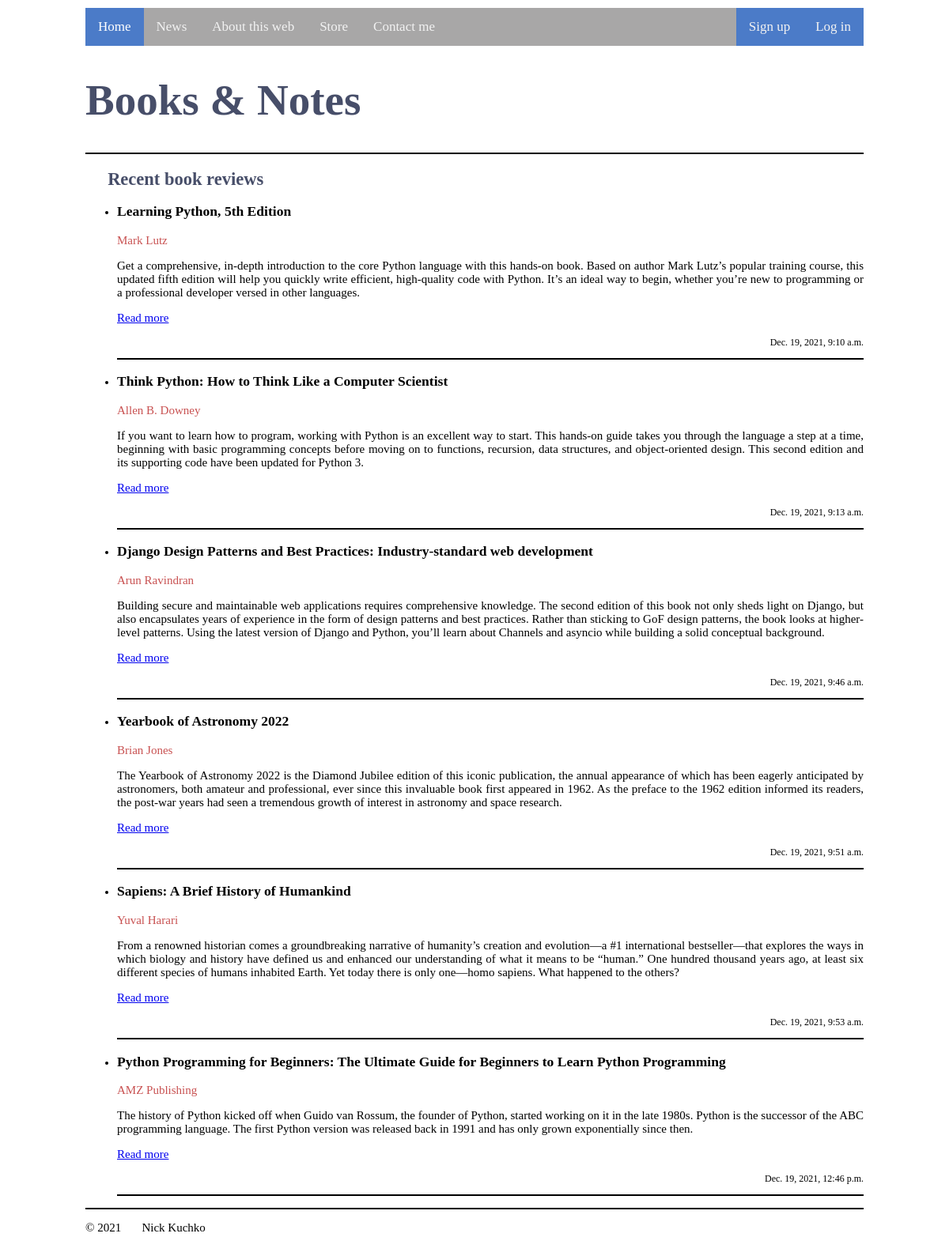
The page / on the database its author committed.
### app1/models.py (models this page shows, shortened)
class Book(models.Model):
    title = models.CharField(max_length=100)
    author = models.CharField(max_length=25, null=True)
    content = models.TextField(max_length=500, null=True)
    review = models.TextField(max_length=2500, null=True)
    photo = models.ImageField(upload_to="photos/%Y/%m/%d/")
    price = models.DecimalField(max_digits=6, decimal_places=2, null=True)
    time_create = models.DateTimeField(auto_now_add=True)
    time_update = models.DateTimeField(auto_now=True)
    is_published = models.BooleanField(default=True)
    slug = models.SlugField(max_length=255, unique=True, db_index=True, verbose_name="URL")
    def get_absolute_url(self):      # this function returns url according to path in urls.py
        return reverse('post', kwargs={'post_slug': self.slug})

### app1/views.py (the view)
# urls.py: path('', index, name='home'),
def index(request):
    posts = Book.objects.all()
    context = {
        'posts': posts,
        'menu': menu,
        'title': "Main"
    }
    return render(request, 'app1/index.html', context=context)

### app1/templates/app1/index.html (shortened to what this page needs)
{% load static %}
<!DOCTYPE html>
<html>
<head>
    <link type="text/css" href="{% static 'app1/css/styles.css' %}" rel="stylesheet" />
</head>
<body>
<header>
    <div class="topnav">
        <a class="active" href="{% url 'home' %}">Home</a>
            {% for m in menu %}
            <a href="{% url m.url_name %}">{{ m.title }}</a>
            {% endfor %}
        {% if user.is_authenticated %}
            <div class="authorisation">
            <a href="{% url 'logout' %}">Logout</a> <a href="#">Welcome, {{user.username}}</a>
            </div>
        {% else %}
            <div class="authorisation">
                <a href="{% url 'register' %}">Sign up</a> <a href="{% url 'login' %}">Log in</a>
            </div>
        {% endif %}
    </div>
    <h1>Books & Notes</h1>
    <hr>
</header>
<h2 class="Reviews"> &nbsp&nbsp&nbsp&nbsp Recent book reviews</h2>
<div class="Main1">
    <ul>
    {% for p in posts %}
    <li>
        <h3>{{ p.title }}</h3>
            <div class="author">
                <p>{{ p.author }}</p>
            </div>
        <p>{{ p.content }}</p>
			<p class="link-read-post"><a href="{{ p.get_absolute_url }}">Read more</a></p>
        <div class="date">
            <p>{{ p.time_create }}</p>
        </div>
        <hr>
    </li>
    {% endfor %}
</ul>
</div>
    <footer>
        <hr>
        <p> &copy 2021 &nbsp&nbsp&nbsp&nbsp&nbsp Nick Kuchko</p>
    </footer>
</body>
</html>

### app1/static/app1/css/styles.css (style rules this page uses)
body { padding: 2px 100px; font-size: 15px; }
h1 { margin-bottom: 35px; font-size: 55px; color: #474E69; }
h2 { margin-bottom: 100px; color: #474E69; }
.topnav { background-color: #a8a7a7; overflow: hidden; }
.topnav a { float: left; color: #f2f2f2; text-align: center; padding: 14px 16px; text-decoration: none; font-size: 17px; }
.topnav a.active { background-color: #4b7bc8; color: white; }
.authorisation { float: right; background-color: #4b7bc8; }
.Reviews { margin-bottom: 10px; color: #474E69; }
.Main1 { text-align: justify; }
.author { color: #c85151; }
.link-read-post { color: #f2f2f2; text-decoration: none; font-size: 15px; }
.date { text-align: right; font-size: 12px; }
hr { display: block; margin-top: 0.5em; margin-bottom: 0.5em; margin-left: auto; margin-right: auto; border-style: double; border-width: 1px; }

### rows shown on the page
Book: title "Learning Python, 5th Edition", author "Mark Lutz", content "Get a comprehensive, in-depth introduction to the core Python language with this hands-on book. Based on author Mark Lutz’s popular training course, this updated fifth edition will help you quickly write efficient, high-quality code with Python. It’s an ideal way to begin, whether you’re new to programming or a professional developer versed in other languages.", time_create "Dec. 19, 2021, 9:10 a.m."
Book: title "Think Python: How to Think Like a Computer Scientist", author "Allen B. Downey", content "If you want to learn how to program, working with Python is an excellent way to start. This hands-on guide takes you through the language a step at a time, beginning with basic programming concepts before moving on to functions, recursion, data structures, and object-oriented design. This second edition and its supporting code have been updated for Python 3.", time_create "Dec. 19, 2021, 9:13 a.m."
Book: title "Django Design Patterns and Best Practices: Industry-standard web development", author "Arun Ravindran", content "Building secure and maintainable web applications requires comprehensive knowledge. The second edition of this book not only sheds light on Django, but also encapsulates years of experience in the form of design patterns and best practices. Rather than sticking to GoF design patterns, the book looks at higher-level patterns. Using the latest version of Django and Python, you’ll learn about Channels and asyncio while building a solid conceptual background.", time_create "Dec. 19, 2021, 9:46 a.m."
Book: title "Yearbook of Astronomy 2022", author "Brian Jones", content "The Yearbook of Astronomy 2022 is the Diamond Jubilee edition of this iconic publication, the annual appearance of which has been eagerly anticipated by astronomers, both amateur and professional, ever since this invaluable book first appeared in 1962. As the preface to the 1962 edition informed its readers, the post-war years had seen a tremendous growth of interest in astronomy and space research.", time_create "Dec. 19, 2021, 9:51 a.m."
Book: title "Sapiens: A Brief History of Humankind", author "Yuval Harari", content "From a renowned historian comes a groundbreaking narrative of humanity’s creation and evolution—a #1 international bestseller—that explores the ways in which biology and history have defined us and enhanced our understanding of what it means to be “human.” One hundred thousand years ago, at least six different species of humans inhabited Earth. Yet today there is only one—homo sapiens. What happened to the others?", time_create "Dec. 19, 2021, 9:53 a.m."
Book: title "Python Programming for Beginners: The Ultimate Guide for Beginners to Learn Python Programming", author "AMZ Publishing", content "The history of Python kicked off when Guido van Rossum, the founder of Python, started working on it in the late 1980s. Python is the successor of the ABC programming language. The first Python version was released back in 1991 and has only grown exponentially since then.", time_create "Dec. 19, 2021, 12:46 p.m."

### other values the page prints
{{ m.title }} "News" "About this web" "Store" "Contact me"
